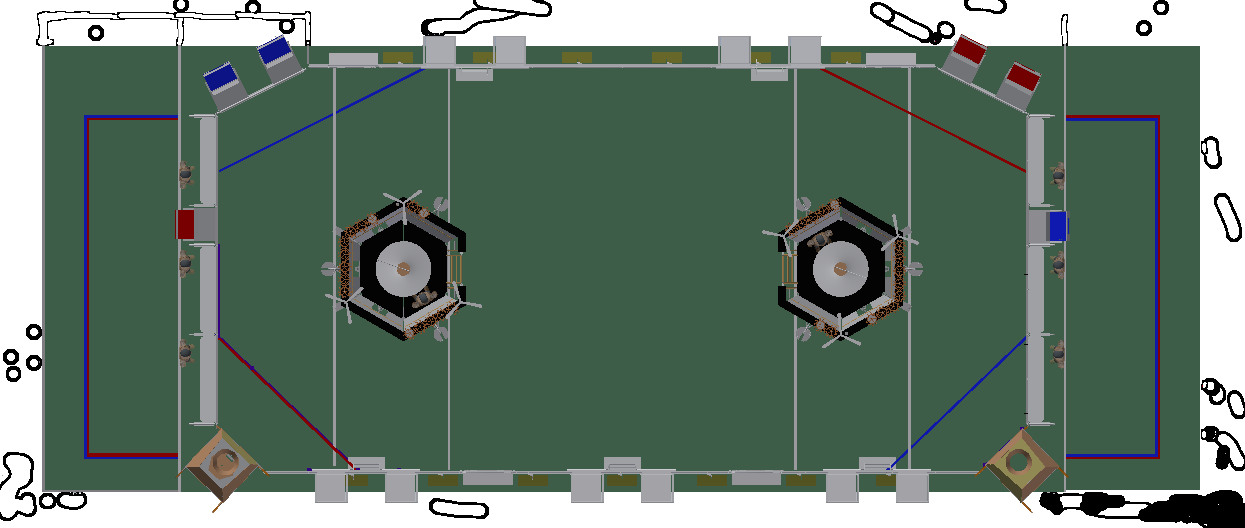
#> input picture imp/Field.PNG, 1245 x 528 px
$ python posTest.py   (Python 2 division)
#> lines starting #> are read from the running program, lines starting #| are printed output that depends on the picture
### imp/position.py

from __future__ import division
import numpy as np
import math
import cv2


pegs = [(330,170), (295,225), (330,275)] #px
boiler = [190, 405] #px

pxPerIn = 405/323.75


def pxToIn(px):
    return px/pxPerIn

def inToPx(inch):
    return inch*pxPerIn


def getCurrentPositionPx(angE, dist):

    x = math.sin(math.radians(angE))*inToPx(dist)
    y = math.cos(math.radians(angE))*inToPx(dist)

    return (int(x)+boiler[0], boiler[1]-int(y))


def getHeadingPx(pegid, pospx):

    dx = pegs[pegid][0] - pospx[0]
    dy = pospx[1] - pegs[pegid][1]

    return (int(dx), int(dy))


def getTurnAngle(pospx, pegid): #angle to get to perpendicular

    if pospx[1] < pegs[pegid][1]: #above it, turn right
        theta = round((math.degrees(math.atan((pegs[pegid][1]+pospx[1])/(pegs[pegid][0]+pospx[0])))),3)
    elif pospx[1] > pegs[pegid][1]: #below it, turn left
        theta = -1*round((math.degrees(math.atan((pegs[pegid][1]+pospx[1])/(pegs[pegid][0]+pospx[0])))),3)

    return theta


def getHeading(angE, dist, pegid):

    pos = getCurrentPositionPx(angE, dist)
    headingpx = getHeadingPx(pegid, pos)

    return (pxToIn(headingpx[0]), pxToIn(headingpx[1]))


def draw(pospx, pegid):

#> called with pospx = (211, 156), pegid = 1
    img = cv2.imread("Field.PNG")
#> img is the input picture: shape (528, 1245, 3); mean B, G, R 111, 123.8, 104.2
    cv2.circle(img, (pospx[0],pospx[1]),15,(100,250,175),-1)
    cv2.line(img,(boiler[0],boiler[1]),(pospx[0],pospx[1]),(50,100,150),5)
    cv2.line(img,(pospx[0],pospx[1]),(pegs[pegid][0],pegs[pegid][1]),(50,150,200),5)
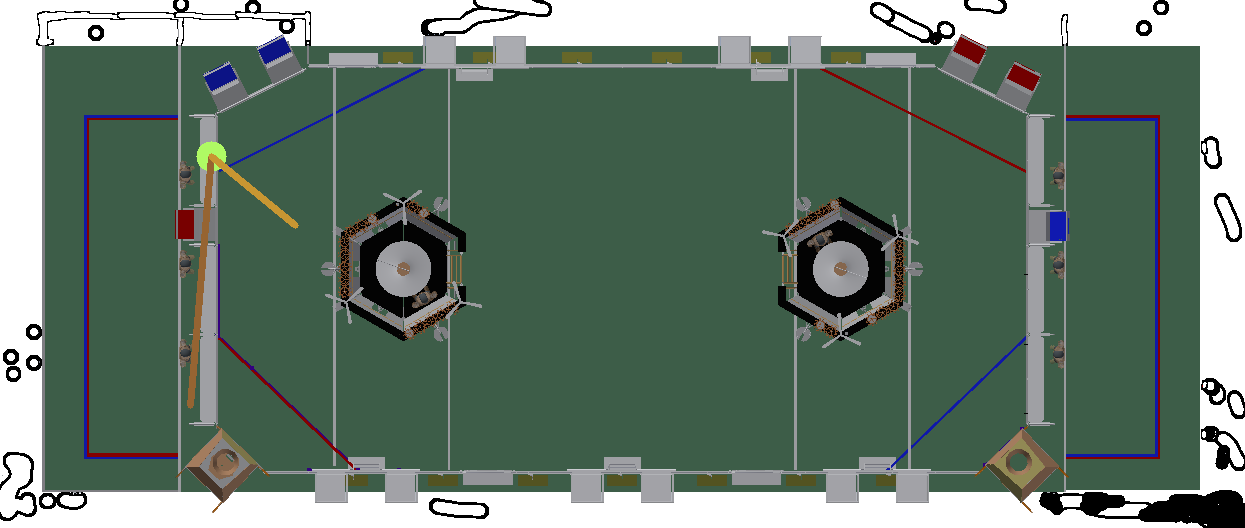
#> img: shape (528, 1245, 3); mean B, G, R 110.8, 123.9, 104.5

    cv2.imshow("field", img)
    cv2.waitKey(0)


def reasons_to_live():
    return None

### imp/posTest.py
import position

pospx = position.getCurrentPositionPx(5, 200)
heading = position.getHeading(5, 200, 1)
angle = position.getTurnAngle(pospx, 1)

print "position: ",pospx
print "heading: ",heading
print "angle: ",angle

position.draw(pospx, 1)
